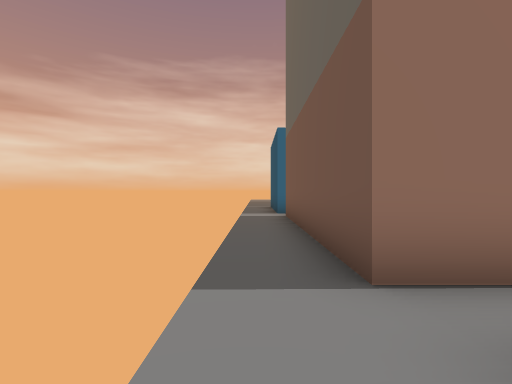
[1] (above)

24 first-person views from a walk through a Unity game level. The camera is 1.5 m above the floor, looks level and sees 85° across. The floor is counted in squares, 2 m on a side. Each view is taken from the middle of a square. On the plan, view 1 faces up. The plan holds only what a view shows up to about 10 squares ahead; the rest is blank. The place goes on beyond the plan. The player is left out.

[2]
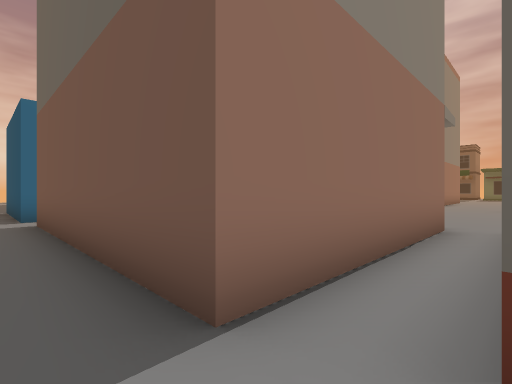

[3]
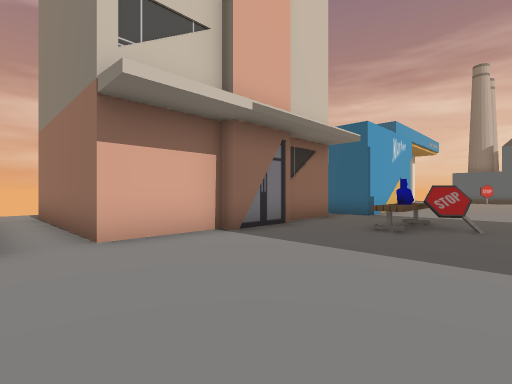

[4]
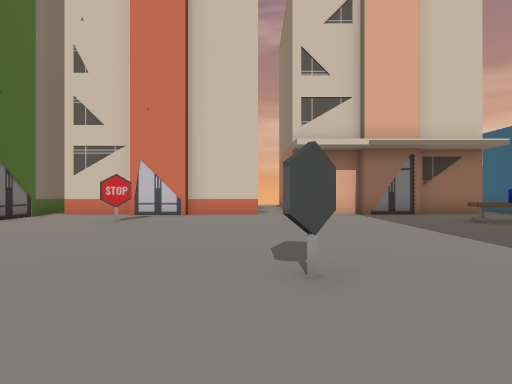

[5]
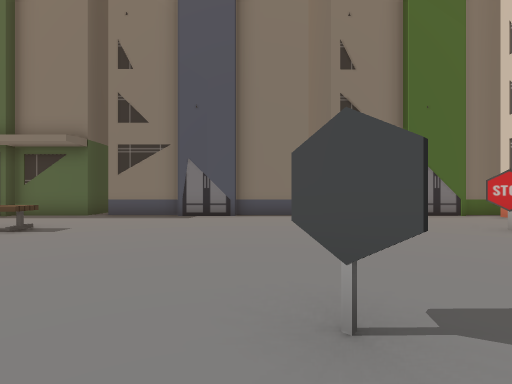

[6]
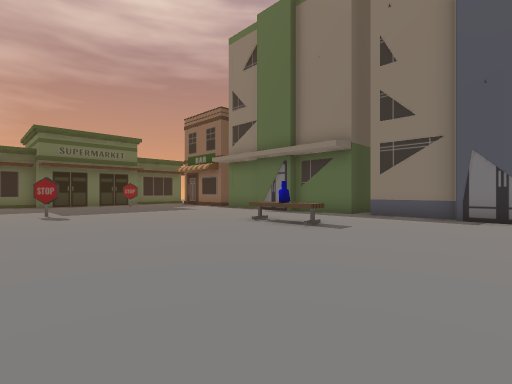

[7]
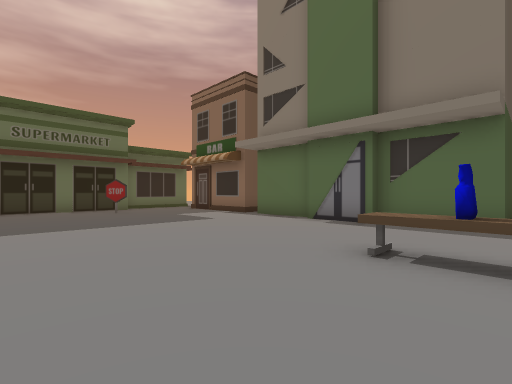

[8]
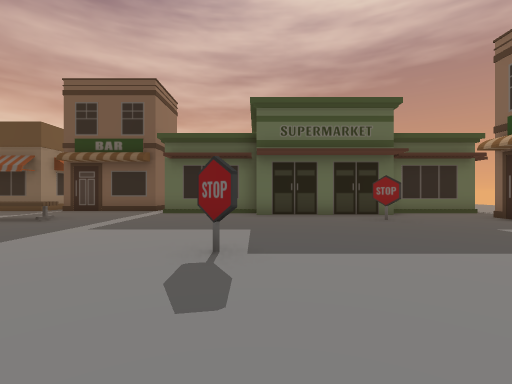

[9]
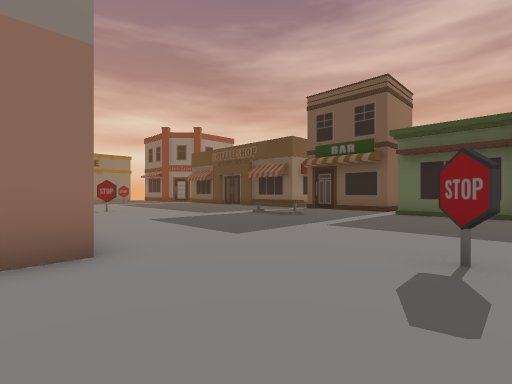

[10]
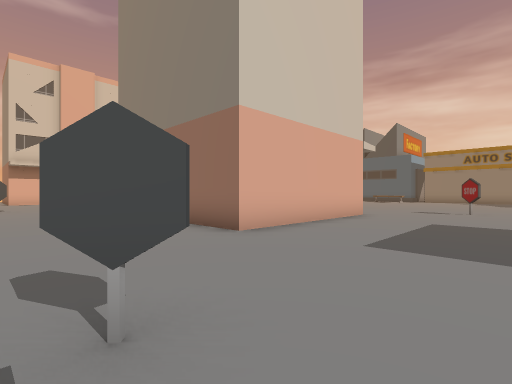

[11]
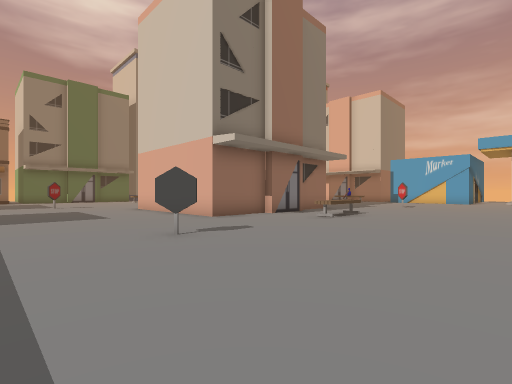

[12]
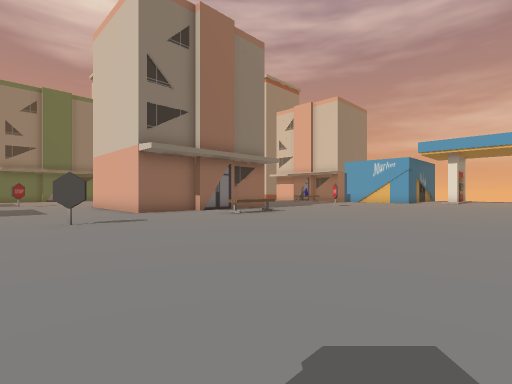

[13]
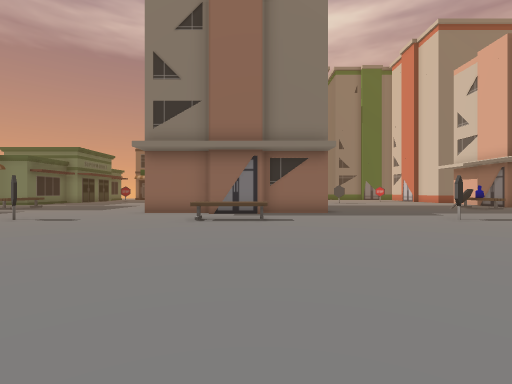

[14]
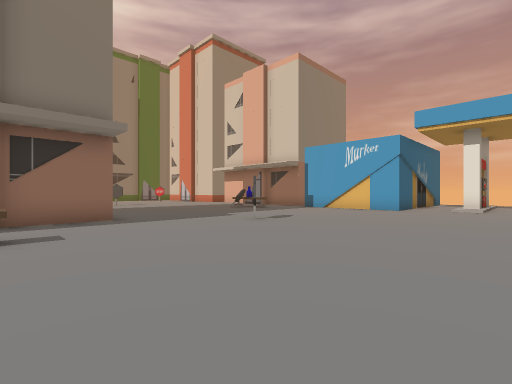

[15]
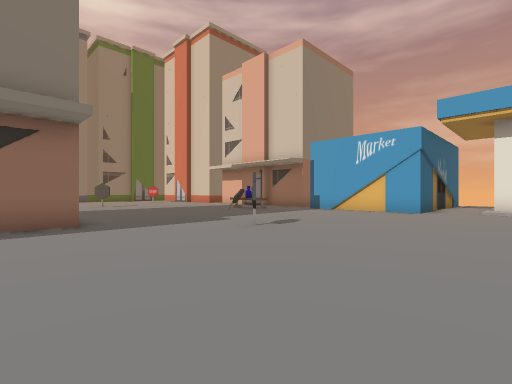

[16]
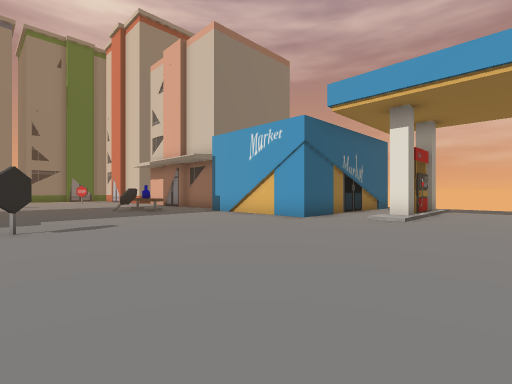

[17]
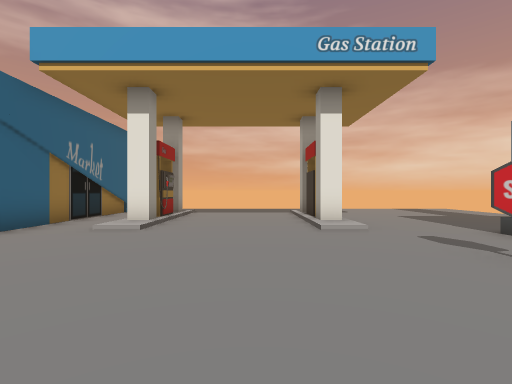

[18]
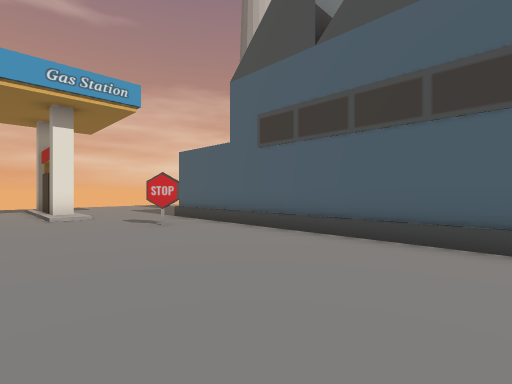

[19]
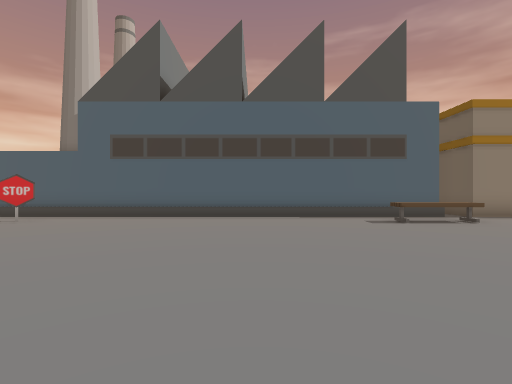

[20]
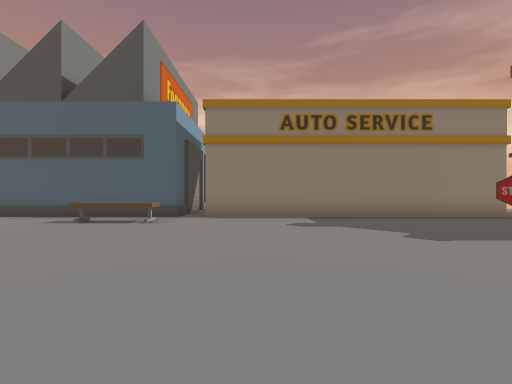

[21]
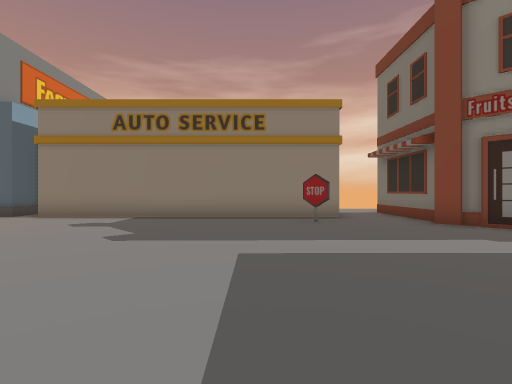

[22]
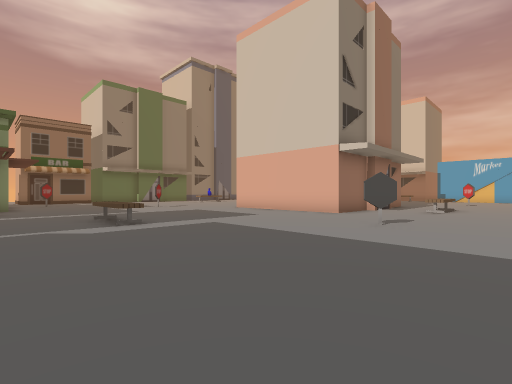

[23]
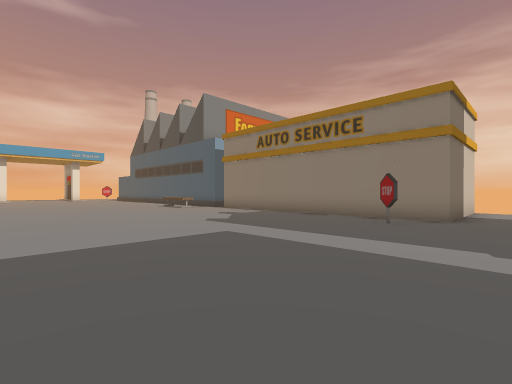

[24]
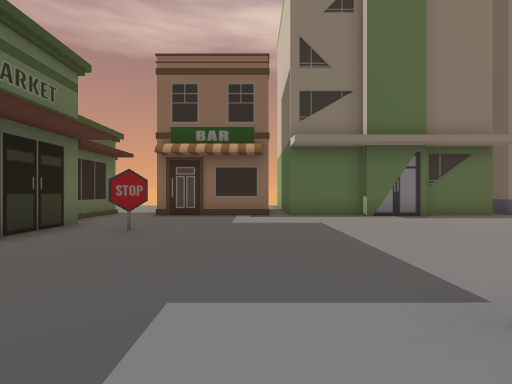

### Floor plan
Key: @ floor where view 1 was taken; # wall or solid block; . floor; / step, stairs or slope; B building; E bench; T bottle; O other object.
Columns run from 0 left of view 1 to 32 right of it. Each row starts with its distance up from view 1.
 26   ...    B                    B.
 25   ....  BB  B  B B  B.B       B..
 24   .....BBBBBBBBBBBBBB.BBBBB B B..
 23   ...............................
 22   .......O.........EE........O...
 21    ###/..........................
 20   ...............................
 19   ...............................
 18   ...............................
 17   ...............................
 16    ###/..........................
 15    ..............................
 14  #######.........................
 13  #     #......O....EE....O.......
 12  #     #..................O......
 11  #     #.........................
 10 .#    ##.........BBBBBBB.........
  9 ..    ...........      B.........
  8 .B    B..EO......      B.....E...
  7 .B    B..E.......      B.....E...
  6 .B    B.......         B.........
  5 .B    B......    BBBBBBB.........
  4 .B    B.......        ..........B
  3 .BBBBBB.........................B
  2 .............O............O.....B
  1 .B    B.......O..........O......B
  0 @     B........................B
 -1       B........................B
 -2        B.O.........TE.........OB
 -3        B.....................O.B
 -4       B..... ...................B
 -5       B....  ...................B
 -6       ..BB   BBBBBB.BBBBBBB####.B
 -7       BB  BB      B B     B    ..

Where each view was taken, in squares from view 1:
view 1: 0 up, 0 right, facing up
view 2: 1 up, 0 right, facing up-right
view 3: 1 up, 11 right, facing up-left
view 4: 1 up, 16 right, facing left
view 5: 3 up, 14 right, facing down
view 6: 3 up, 15 right, facing down-right
view 7: 1 up, 19 right, facing down-right
view 8: 1 up, 22 right, facing right
view 9: 1 up, 22 right, facing up-right
view 10: 1 up, 27 right, facing up-left
view 11: 17 up, 28 right, facing down-left
view 12: 20 up, 27 right, facing down-left
view 13: 20 up, 19 right, facing down
view 14: 18 up, 19 right, facing down-left
view 15: 17 up, 18 right, facing down-left
view 16: 19 up, 14 right, facing down-left
view 17: 19 up, 12 right, facing left
view 18: 19 up, 15 right, facing up-left
view 19: 15 up, 15 right, facing up
view 20: 15 up, 23 right, facing up
view 21: 15 up, 28 right, facing up
view 22: 15 up, 32 right, facing down-left
view 23: 15 up, 32 right, facing up-left
view 24: 3 up, 27 right, facing down
